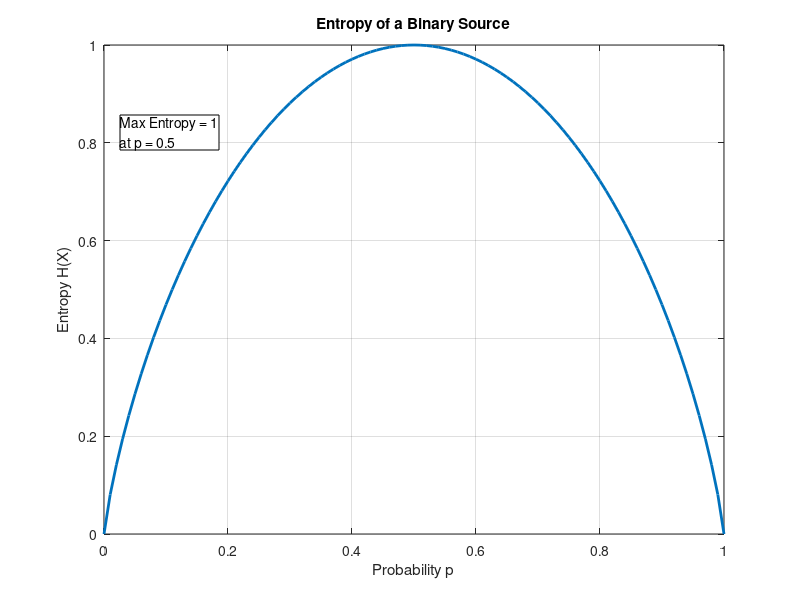

MATLAB code for this plot:
% Define the range of probabilities p for the binary source
p = 0:0.01:1;  % Probabilities from 0 to 1 in steps of 0.01

% Calculate entropy for the binary source
H_binary = -p .* log2(p) - (1 - p) .* log2(1 - p);

% Handle the case when p = 0 or p = 1 
H_binary(isnan(H_binary)) = 0;

% Find the maximum value of the entropy and corresponding probability p
[max_entropy, max_index] = max(H_binary);
p_max = p(max_index);

% Plot the entropy curve
figure;
plot(p, H_binary, 'LineWidth', 2);
title('Entropy of a Binary Source');
xlabel('Probability p');
ylabel('Entropy H(X)');
grid on;

str = ['Max Entropy = ', num2str(max_entropy), newline, 'at p = ', num2str(p_max)];
annotation('textbox', [0.15, 0.75, 0.3, 0.1], 'String', str, 'FitBoxToText', 'on', 'BackgroundColor', 'w');

